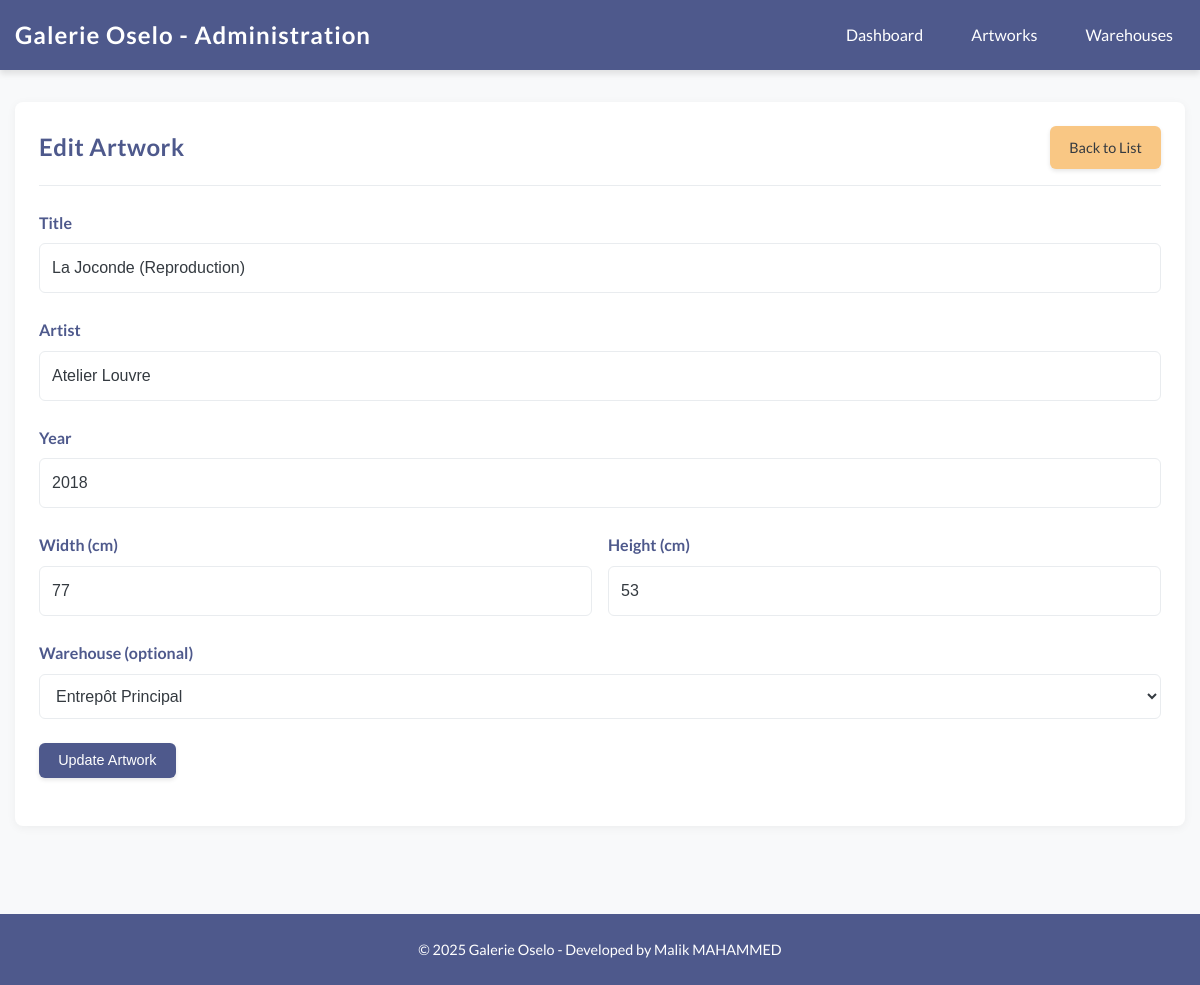
/index.php?page=artwork&action=edit&id=1, run on the app's committed database.
### tables this page shows
CREATE TABLE IF NOT EXISTS artworks (
    id INT AUTO_INCREMENT PRIMARY KEY,
    title VARCHAR(255) NOT NULL,
    year INT NOT NULL,
    artist VARCHAR(255) NOT NULL,
    width INT NOT NULL COMMENT 'Largeur en cm',
    height INT NOT NULL COMMENT 'Hauteur en cm',
    warehouse_id INT NULL,
    created_at TIMESTAMP DEFAULT CURRENT_TIMESTAMP,
    updated_at TIMESTAMP DEFAULT CURRENT_TIMESTAMP ON UPDATE CURRENT_TIMESTAMP,
    FOREIGN KEY (warehouse_id) REFERENCES warehouses(id) ON DELETE SET NULL
);

CREATE TABLE IF NOT EXISTS warehouses (
    id INT AUTO_INCREMENT PRIMARY KEY,
    name VARCHAR(100) NOT NULL,
    address TEXT NOT NULL,
    created_at TIMESTAMP DEFAULT CURRENT_TIMESTAMP,
    updated_at TIMESTAMP DEFAULT CURRENT_TIMESTAMP ON UPDATE CURRENT_TIMESTAMP
);

### controllers.php (called while the page is built, shortened)
<?php
class ArtworkController {
    private $artworkModel;
    private $warehouseModel;
    public function __construct() {
        $this->artworkModel = new Artwork();
        $this->warehouseModel = new Warehouse();
    }
    public function edit() {
        $id = (int)$_GET['id'];
        $artwork = $this->artworkModel->getArtworkById($id);
        $warehouses = $this->warehouseModel->getAllWarehouses();
        include 'views/artwork_form.php';
    }
}

### models.php (called while the page is built, shortened)
<?php
class Artwork {
    public function getArtworkById($id) {
        $db = getDbConnection();
        $query = "SELECT * FROM artworks WHERE id = :id";
        $stmt = $db->prepare($query);
        $stmt->bindParam(':id', $id, PDO::PARAM_INT);
        $stmt->execute();
        return $stmt->fetch();
    }
}
class Warehouse {
    public function getAllWarehouses() {
        $db = getDbConnection();
        $query = "SELECT w.*, COUNT(a.id) as artwork_count
                 FROM warehouses w
                 LEFT JOIN artworks a ON w.id = a.warehouse_id
                 GROUP BY w.id
                 ORDER BY w.name";
        $stmt = $db->query($query);
        return $stmt->fetchAll();
    }
}

### views/artwork_form.php (the view, shortened to what this page needs)
<?php include 'views/header.php'; ?>
<div class="card">
    <div class="card-header">
        <h1 class="card-title"><?= isset($artwork) ? 'Edit Artwork' : 'Add New Artwork' ?></h1>
        <a href="index.php?page=artwork&action=index" class="btn btn-secondary">Back to List</a>
    </div>
    <form action="index.php?page=artwork&action=<?= isset($artwork) ? 'update' : 'store' ?>" method="POST">
        <div class="form-group">
            <label for="title">Title</label>
            <input type="text" id="title" name="title" class="form-control" value="<?= isset($artwork) ? htmlspecialchars($artwork['title']) : '' ?>" required>
        </div>
        <div class="form-group">
            <label for="artist">Artist</label>
            <input type="text" id="artist" name="artist" class="form-control" value="<?= isset($artwork) ? htmlspecialchars($artwork['artist']) : '' ?>" required>
        </div>
        <div class="form-group">
            <label for="year">Year</label>
            <input type="number" id="year" name="year" class="form-control" value="<?= isset($artwork) ? $artwork['year'] : '' ?>" min="1" required>
        </div>
        <div style="display: flex; gap: 1rem;">
            <div class="form-group" style="flex: 1;">
                <label for="width">Width (cm)</label>
                <input type="number" id="width" name="width" class="form-control" value="<?= isset($artwork) ? $artwork['width'] : '' ?>" min="1" required>
            </div>
            <div class="form-group" style="flex: 1;">
                <label for="height">Height (cm)</label>
                <input type="number" id="height" name="height" class="form-control" value="<?= isset($artwork) ? $artwork['height'] : '' ?>" min="1" required>
            </div>
        </div>
        <div class="form-group">
            <label for="warehouse_id">Warehouse (optional)</label>
            <select id="warehouse_id" name="warehouse_id" class="form-control">
                <?php foreach ($warehouses as $warehouse): ?>
                    <option value="<?= $warehouse['id'] ?>" <?= isset($artwork) && $artwork['warehouse_id'] == $warehouse['id'] ? 'selected' : '' ?>>
                        <?= htmlspecialchars($warehouse['name']) ?>
                    </option>
                <?php endforeach; ?>
            </select>
        </div>
        <div class="form-group">
            <button type="submit" class="btn"><?= isset($artwork) ? 'Update Artwork' : 'Add Artwork' ?></button>
        </div>
    </form>
</div>
<?php include 'views/footer.php'; ?>

### views/header.php (style rules this page uses)
:root { --primary: #4E598C; --secondary: #F9C784; --white: #FFFFFF; --light-gray: #f8f9fa; --gray: #e9ecef; --dark-gray: #343a40; }
* { margin: 0; padding: 0; box-sizing: border-box; }
body { font-family: 'Lato', sans-serif; background-color: var(--light-gray); color: var(--dark-gray); line-height: 1.6; }
.card { background-color: var(--white); border-radius: 8px; box-shadow: 0 2px 10px rgba(0, 0, 0, 0.05); padding: 1.5rem; margin-bottom: 1.5rem; transition: transform 0.3s ease, box-shadow 0.3s ease; }
.card-header { display: flex; justify-content: space-between; align-items: center; margin-bottom: 1.5rem; padding-bottom: 1rem; border-bottom: 1px solid var(--gray); }
.card-title { font-size: 1.5rem; font-weight: 700; color: var(--primary); letter-spacing: 0.5px; }
.btn { display: inline-block; padding: 0.6rem 1.2rem; background-color: var(--primary); color: var(--white); border: none; border-radius: 6px; cursor: pointer; text-decoration: none; font-size: 0.9rem; font-weight: 500; transition: all 0.3s ease; box-shadow: 0 2px 4px rgba(0, 0, 0, 0.1); }
.btn-secondary { background-color: var(--secondary); color: var(--dark-gray); }
.form-group { margin-bottom: 1.5rem; }
.form-group label { display: block; margin-bottom: 0.5rem; font-weight: 600; color: var(--primary); }
.form-control { display: block; width: 100%; padding: 0.75rem; font-size: 1rem; line-height: 1.5; color: var(--dark-gray); background-color: var(--white); border: 1px solid var(--gray); border-radius: 6px; transition: border-color 0.3s, box-shadow 0.3s; }

### data on the page
artworks: title "La Joconde (Reproduction)", artist "Atelier Louvre", year "2018", width "77", height "53", warehouse_id "Entrepôt Principal"

### other printed values
APP_NAME "Galerie Oselo"
